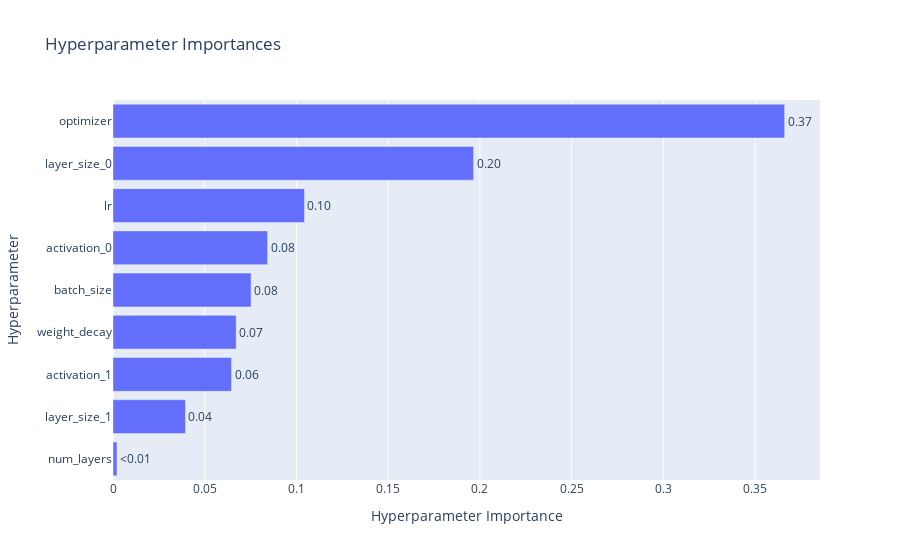

Write notebook code for a chart like this one.
### Code cell
optuna.visualization.plot_param_importances(study)

### Figure 1 — Plotly figure (JSON) as saved in the notebook; plotly's stock layout.template omitted (floating-point values rounded to 4 significant figures)
{"data": [{"cliponaxis": false, "hovertemplate": ["num_layers (IntDistribution): 0.0021900233111182585<extra></extra>", "layer_size_1 (CategoricalDistribution): 0.03949652507481722<extra></extra>", "activation_1 (CategoricalDistribution): 0.06460959774457153<extra></extra>", "weight_decay (FloatDistribution): 0.06714224011081045<extra></extra>", "batch_size (CategoricalDistribution): 0.07526226621226532<extra></extra>", "activation_0 (CategoricalDistribution): 0.0842739337007564<extra></extra>", "lr (FloatDistribution): 0.10437372947085138<extra></extra>", "layer_size_0 (CategoricalDistribution): 0.196549464864548<extra></extra>", "optimizer (CategoricalDistribution): 0.3661022195102614<extra></extra>"], "name": "Objective Value", "orientation": "h", "text": ["<0.01", "0.04", "0.06", "0.07", "0.08", "0.08", "0.10", "0.20", "0.37"], "textposition": "outside", "type": "bar", "x": [0.00219, 0.0395, 0.06461, 0.06714, 0.07526, 0.08427, 0.1044, 0.1965, 0.3661], "y": ["num_layers", "layer_size_1", "activation_1", "weight_decay", "batch_size", "activation_0", "lr", "layer_size_0", "optimizer"]}], "layout": {"title": {"text": "Hyperparameter Importances"}, "xaxis": {"title": {"text": "Hyperparameter Importance"}}, "yaxis": {"title": {"text": "Hyperparameter"}}}}
